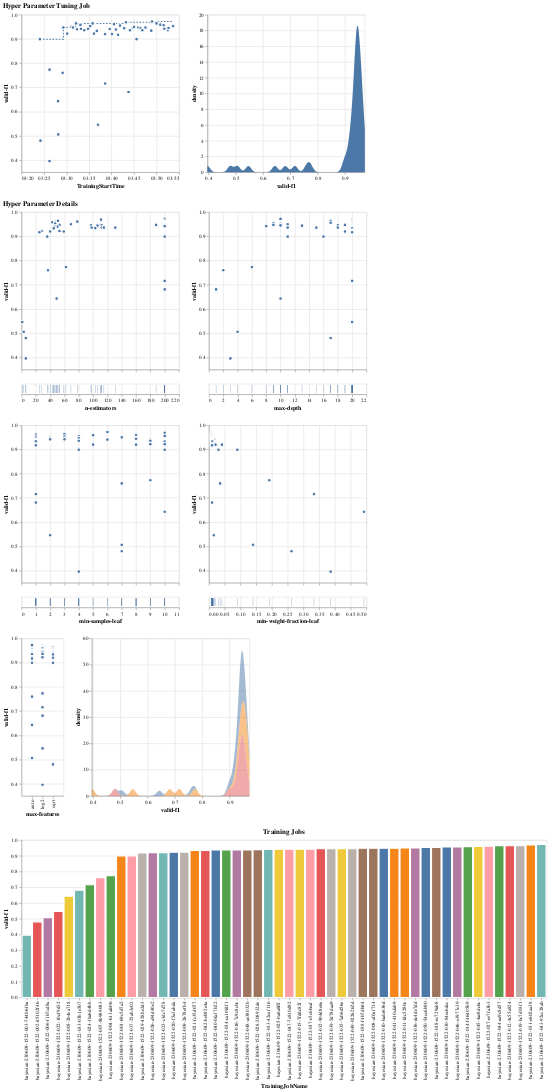

Notebook cell for this chart:
### Markdown cell above
Now, we will have a look at the results for the Bayesian tuner.

### Code cell
visualize_tuning_job(bayesian_tuner, advanced=True, trials_only=True)
